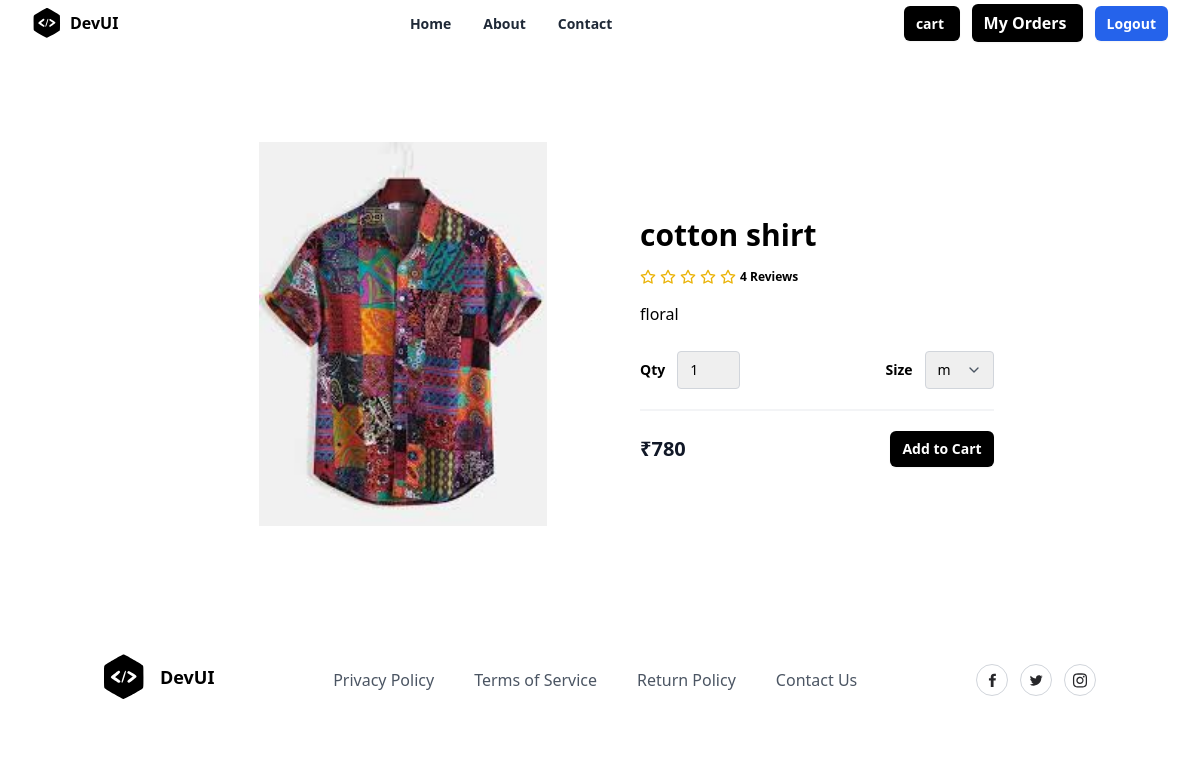
The page /products/detail/1/ on the database its author committed.
### store/models.py (models this page shows, shortened)
class Product(models.Model):
    title = models.CharField(max_length=200)
    description = models.TextField(null=True, blank=True)
    size_object = models.ManyToManyField(Size)
    category_object = models.ForeignKey(Category, on_delete=models.CASCADE)
    brand_object = models.ForeignKey(Brand, on_delete=models.CASCADE)
    image = models.ImageField(upload_to='product_images', null=True, blank=True, default='product_images/default.jpg')
    price = models.PositiveIntegerField()
    tag_object=models.ManyToManyField(Tag)
    created_date = models.DateTimeField(auto_now_add=True)
    updated_date = models.DateTimeField(auto_now=True)
    is_active = models.BooleanField(default=True)

### store/views.py (the view)
# urls.py: path('products/detail/<int:pk>/',views.ProductDetailView.as_view(),name='product-detail'),
class ProductDetailView(View):
    def get(self,request,*args, **kwargs):
        id=kwargs.get("pk")
        qs=Product.objects.get(id=id)
        return render(request,"product_detail.html",{"data":qs})

### store/templates/product_detail.html (shortened to what this page needs)
{%extends 'base.html'%}
{%block main_block%}
<section class="overflow-hidden">
    <form action="{%url 'addtocart' data.id%}" method="post">
    <div class="mx-auto max-w-5xl px-5 py-24">
        <div class="mx-auto flex flex-wrap items-center lg:w-4/5">
            <img alt="Nike Air Max 21A" class="h-64 w-full rounded object-contain lg:h-96 lg:w-1/2"
                src="{{data.image.url}}" />
            <div class="mt-6 w-full lg:mt-0 lg:w-1/2 lg:pl-10">
                <h1 class="my-4 text-3xl font-semibold text-black"> {{data.title}}</h1>
                <div class="my-4 flex items-center">
                    <span class="flex items-center space-x-1">
                        <span class="ml-3 inline-block text-xs font-semibold">
                            4 Reviews
                        </span>
                    </span>
                </div>
                <p class="leading-relaxed">
                    {{data.description}}
                </p>
                <div class="mb-5 mt-6 flex items-center border-b-2 border-gray-100 pb-5">
                    <div class="flex items-center">
                        <span class="mr-3 text-sm font-semibold">Qty</span>
                        <select name="qty"
                            class="appearance-none rounded border border-gray-300 py-2 pl-3 pr-10 text-sm focus:border-black focus:outline-none focus:ring-2 focus:ring-black">
                            <option value="1">1</option>
                        </select>
                    </div>
                    <div class="ml-auto flex items-center">
                        <span class="mr-3 text-sm font-semibold">Size</span>
                        <div class="relative">
                            <select name="size"
                                class="appearance-none rounded border border-gray-300 py-2 pl-3 pr-10 text-sm focus:border-black focus:outline-none focus:ring-2 focus:ring-black">
                                {%for sob in data.size_object.all%}
                                <option value="{{sob.name}}">{{sob.name}}</option>
                                {%endfor%}
                            </select>
                            <span
                                class="pointer-events-none absolute right-0 top-0 flex h-full w-10 items-center justify-center text-center text-gray-600">
                            </span>
                        </div>
                    </div>
                </div>
                <div class="flex items-center justify-between">
                    <span class="title-font text-xl font-bold text-gray-900">
                        ₹{{data.price}}
                    </span>
                    <button type="submit"
                        class="rounded-md bg-black px-3 py-2 text-sm font-semibold text-white shadow-sm hover:bg-black/80 focus-visible:outline focus-visible:outline-2 focus-visible:outline-offset-2 focus-visible:outline-black">
                        Add to Cart
                    </button>
                </div>
            </div>
        </div>
    </div>
    </form>
</section>
{%endblock%}

### rows shown on the page
Product: image (picture), title "cotton shirt", description "floral", price "780"

### other values the page prints
form field size "m"
